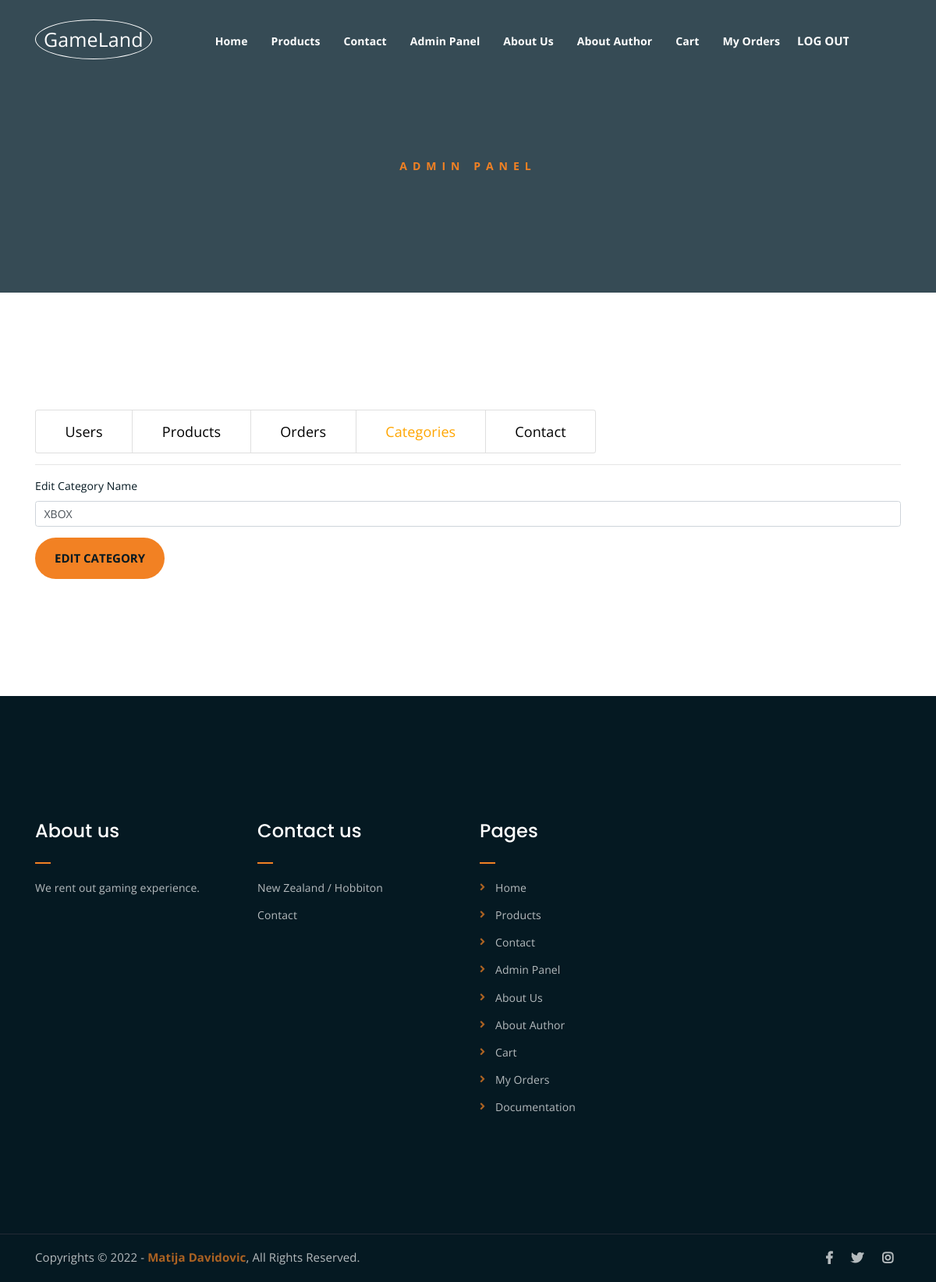
/adminpanel.php?id=4&categoryId=3 (signed in), run on the app's committed database.
### tables this page shows
CREATE TABLE `menu` (
  `menu_id` int NOT NULL,
  `name` varchar(255) NOT NULL,
  `href` varchar(255) NOT NULL
);

CREATE TABLE `categories` (
  `category_id` int NOT NULL,
  `name` varchar(255) NOT NULL
);

### adminpanel/categories.php (the view, shortened to what this page needs)
<?php
global $connection;
    if(isset($_GET["categoryId"])){
        $categoryId = $_GET["categoryId"];
        $category = $connection->query("SELECT * FROM categories WHERE category_id = $categoryId")->fetch();
        ?>
        <form  action="backend/adminpanel/editCategory.php" method="POST" class="mt-3">
    <div class="form-group">
        <label for="categoryName">Edit Category Name</label>
        <input class='form-control' type="text" id="categoryName" name="categoryName" value="<?php echo $category->name?>">
    </div>
    <input type="submit" class="btn btn-primary" id='editCategoryButton' value="Edit Category">
</form>
<?php
    }
?>

### inc/header.php (shortened to what this page needs)
<div class="top-header-area" id="sticker">
		<div class="container">
			<div class="row">
				<div class="col-lg-12 col-sm-12 text-center">
					<div class="main-menu-wrap">
						<div class="site-logo">
							<a href="index.php">
								<span class="logoIcon">GameLand</span>
							</a>
						</div>
						<nav class="main-menu">
							<ul>
								<?php
									global $connection;
									$menu = $connection->query("SELECT * FROM menu")->fetchAll();
									foreach ($menu as $m) {
										if(isset($_SESSION["user"]) AND $_SESSION["user"]->is_admin == 1 AND !in_array($m->href,["login.php","register.php"])){
											echo "<li><a href='$m->href'>$m->name</a></li>";
										}
									}
									if(isset($_SESSION["user"])){
										echo "<li class='ml-2'><form  action='backend/logout.php' method='POST'><input class='buttonFix' type='submit' value='Log out'></form></li>";
									}
								?>
							</ul>
						</nav>
					</div>
				</div>
			</div>
		</div>
	</div>

### inc/footer.php (shortened to what this page needs)
<div class="footer-area">
	<div class="container">
		<div class="row">
			<div class="col-lg-3 col-md-6">
				<div class="footer-box about-widget">
					<h2 class="widget-title">About us</h2>
					<p>We rent out gaming experience.</p>
				</div>
			</div>
			<div class="col-lg-3 col-md-6">
				<div class="footer-box get-in-touch">
					<h2 class="widget-title">Contact us</h2>
					<ul>
						<li>New Zealand / Hobbiton</li>
						<li><a href="contact.php">Contact</a></li>
					</ul>
				</div>
			</div>
			<div class="col-lg-3 col-md-6">
				<div class="footer-box pages">
					<h2 class="widget-title">Pages</h2>
					<ul>
						<?php
						global $connection;
						$menu = $connection->query("SELECT * FROM menu")->fetchAll();
						foreach ($menu as $m) {
							if (isset($_SESSION["user"]) and $_SESSION["user"]->is_admin == 1 and !in_array($m->href, ["login.php", "register.php"])) {
								echo "<li><a href='$m->href'>$m->name</a></li>";
							}
						}
						?>
						<li><a href="Documentation.pdf">Documentation</a></li>
					</ul>
				</div>
			</div>
			<div class="col-lg-3 col-md-6">
			</div>
		</div>
	</div>
</div>
<div class="copyright">
	<div class="container">
		<div class="row">
			<div class="col-lg-6 col-md-12">
				<p>Copyrights &copy; 2022 - <a href="https://www.instagram.com/">Matija Davidovic</a>, All Rights Reserved.</p>
			</div>
			<div class="col-lg-6 text-right col-md-12">
				<div class="social-icons">
					<ul>
						<li><a href="https://www.facebook.com" target="_blank"><i class="fab fa-facebook-f"></i></a></li>
						<li><a href="https://www.twitter.com" target="_blank"><i class="fab fa-twitter"></i></a></li>
						<li><a href="https://www.instagram.com" target="_blank"><i class="fab fa-instagram"></i></a></li>
					</ul>
				</div>
			</div>
		</div>
	</div>
</div>

### assets/css/main.css (style rules this page uses)
html { font-size: 14px; font-weight: 400; line-height: 28px; height: 100%; }
body { font-family: "Open Sans", sans-serif; font-weight: 400; font-size: 1rem; letter-spacing: 0.1px; line-height: 1.8; color: #051922; overflow-x: hidden; }
a { cursor: pointer; text-decoration: none; -webkit-transition: all 0.2s ease-in-out; -o-transition: all 0.2s ease-in-out; transition: all 0.2s ease-in-out; }
h1, .h1, h2, .h2, h3, .h3, h4, .h4, h5, .h5, h6, .h6 { font-family: "Poppins", sans-serif; font-weight: 700; margin: 0 0 1.25rem 0; color: #051922; }
h2, .h2 { font-size: 3rem; font-weight: 700; line-height: 3.25rem; }
p { font-family: "Open Sans", sans-serif; font-weight: 400; font-size: 1rem; letter-spacing: 0.1px; line-height: 1.8; color: #051922; margin: 0 0 1.25rem 0; }
p:last-child { margin: 0; }
.top-header-area { position: absolute; z-index: 999; width: 100%; padding: 25px 0; }
nav.main-menu ul { margin: 0; padding: 0; list-style: none; }
nav.main-menu ul li { display: inline-block; }
nav.main-menu ul li a { color: #fff; font-weight: 700; display: block; padding: 15px; }
nav.main-menu ul > li { position: relative; }
.site-logo { float: left; max-width: 150px; border: 1px solid #fff; padding: 2px 15px 2px 10px !important; border-radius: 80%; }
.main-menu-wrap { position: relative; }
.site-logo { padding: 6px 0; }
nav.main-menu li a { -webkit-transition: 0.3s; -o-transition: 0.3s; transition: 0.3s; }
.top-header-area { -webkit-transition: 0.3s; -o-transition: 0.3s; transition: 0.3s; }
.footer-area { background-color: #051922; color: #fff; padding: 150px 0; }
h2.widget-title { font-size: 24px; font-weight: 500; position: relative; padding-bottom: 20px; color: #fff; }
h2.widget-title:after { position: absolute; left: 0; bottom: 0; width: 20px; height: 2px; background-color: #f28123; content: ""; }
.footer-box p { color: #fff; opacity: 0.7; line-height: 1.8; }
.footer-box ul { margin: 0; padding: 0; list-style: none; }
.footer-box ul li { opacity: 0.7; margin-bottom: 10px; line-height: 1.8; }
.footer-box ul li:last-child { margin-bottom: 0; }
.copyright { background-color: #051922; border-top: 1px solid #232a35; }
.copyright p { margin: 0; color: #fff; opacity: 0.7; padding: 16px 0; font-size: 15px; }
.copyright a { color: #f28123; font-weight: 700; }
.social-icons ul { margin: 0; padding: 0; list-style: none; }
.social-icons ul li { display: inline-block; }
.social-icons ul li a { font-size: 16px; color: #fff; opacity: 0.7; padding: 16px 10px; display: block; }
.footer-box ul li a { color: #fff; }
.footer-box.pages ul li { position: relative; padding-left: 20px; }
.footer-box.pages ul li:before { position: absolute; left: 0; top: 0; content: "\f105"; font-family: "Font Awesome 5 Free"; font-weight: 900; color: #f28123; }
.footer-box.pages ul li a { -webkit-transition: 0.3s; -o-transition: 0.3s; transition: 0.3s; }
.social-icons ul li a { -webkit-transition: 0.3s; -o-transition: 0.3s; transition: 0.3s; }
input[type="submit"] { -webkit-transition: 0.3s; -o-transition: 0.3s; transition: 0.3s; border-radius: 50px !important; }
html, body { height: 100%; }
input[type="submit"] { background-color: #f28123; color: #051922; font-weight: 700; text-transform: uppercase; font-size: 15px; border: none !important; cursor: pointer; padding: 15px 25px; border-radius: 3px; }
.logoIcon { text-align: center; font-size: 25px; color: white; border: white 1px; }
.buttonFix { margin: 0 !important; padding: 0 !important; font-size: 15px !important; border: 0 !important; background-color: transparent !important; color: white !important; }

### data on the page
menu: name "Home"
menu: name "Products"
menu: name "Contact"
menu: name "Admin Panel"
menu: name "About Us"
menu: name "About Author"
menu: name "Cart"
menu: name "My Orders"
categories: categoryName "XBOX"
